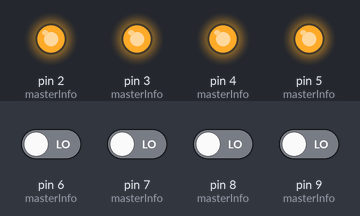
Bench run of a sketch on a simulated Arduino Uno, built with avr-gcc and run on an emulated ATmega328P. On the bench: output pins drawn as LEDs (lit = HIGH). The inputs (shaded band) are chosen by the test bench; at power-on: pin 6 (masterInfo), pin 7 (masterInfo), pin 8 (masterInfo), pin 9 (masterInfo) LOW.

Above: at 1.2 s.
1.3 s: pin 6 (masterInfo) driven HIGH
At 2.4 s:
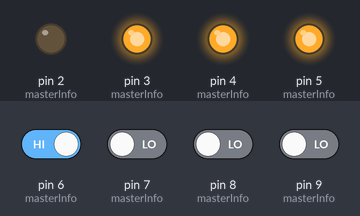
2.8 s: pin 7 (masterInfo) driven HIGH
At 4.0 s:
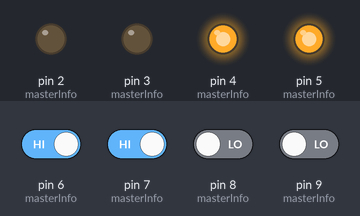
4.3 s: pin 8 (masterInfo) driven HIGH
At 4.6 s:
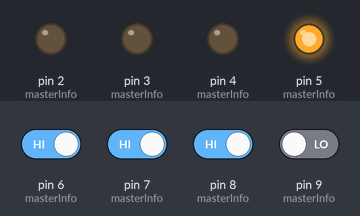
5.8 s: pin 9 (masterInfo) driven HIGH
At 6.9 s:
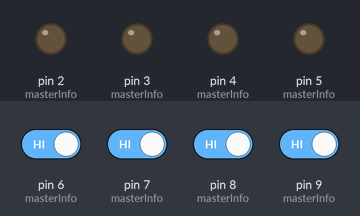
7.3 s: pin 6 (masterInfo) driven LOW
At 8.5 s:
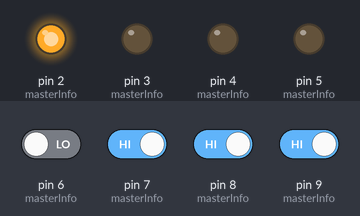
8.8 s: pin 7 (masterInfo) driven LOW
At 10.3 s:
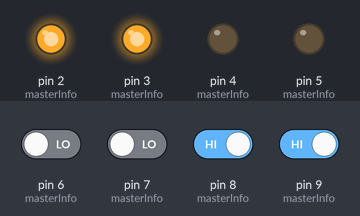
Timing chart, 0 to 11.3 s (numbered marks = the images above; inputs shaded):
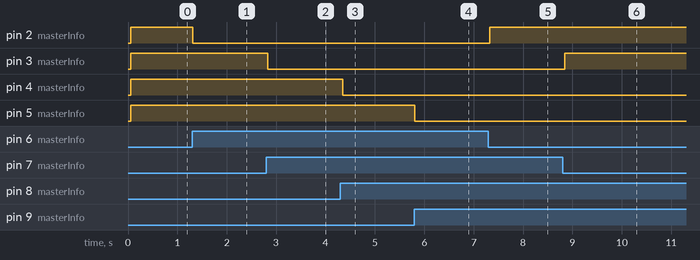

Measured:
- after the input at 1.3 s, pin 2 (masterInfo): HIGH → LOW at once
- after the input at 2.8 s, pin 3 (masterInfo): HIGH → LOW at once
- after the input at 4.3 s, pin 4 (masterInfo): HIGH → LOW after 0.05 s
- after the input at 5.8 s, pin 5 (masterInfo): HIGH → LOW at once
- after the input at 7.3 s, pin 2 (masterInfo): LOW → HIGH at once
- after the input at 8.8 s, pin 3 (masterInfo): LOW → HIGH at once

The sketch:

arduinoControl.ino
```cpp
int numberOfOutputs=4;
//String receivedString = "op1:0-op2:0-op3:1-op4:0-op5:1";
bool logging = 0;
bool inversion = 1;// for inversting the output states(it will be useful if relay module has ground trigger.)
typedef struct{
  int opPin;
  int ipSwitchPin;
  String uartKey;
  String uartValue;
  unsigned long uartTime;
  unsigned long switchTime;
  String priority;
  int manualState;

} krishna;

unsigned long curTime=millis();
//initializing masterInfo with default values(op1,op2,op3,op4)
krishna masterInfo[]={
  {2,6,"op1","1",curTime,curTime,"-",0},
  {3,7,"op2","1",curTime,curTime,"-",0},
  {4,8,"op3","1",curTime,curTime,"-",0},
  {5,9,"op4","1",curTime,curTime,"-",0}
  };

// unsigned long  uartTime=millis();
// unsigned long switchTime=millis();
// String priority_individual="manual";
unsigned long startTime;
String priority;
void setup()
{
Serial.begin(115200);
pinMode(masterInfo[0].opPin, OUTPUT);
pinMode(masterInfo[1].opPin, OUTPUT);
pinMode(masterInfo[2].opPin, OUTPUT);
pinMode(masterInfo[3].opPin, OUTPUT);
pinMode(masterInfo[0].ipSwitchPin, INPUT);
pinMode(masterInfo[1].ipSwitchPin, INPUT);
pinMode(masterInfo[2].ipSwitchPin, INPUT);
pinMode(masterInfo[3].ipSwitchPin, INPUT);
}

void loop()
{

SwitchControl();
delay(50);

}

bool opInversion(int state)
{
  if(inversion == 1)
  {
    return(!state);
  }
  else
  {
    return state;
  }
}

void opControl(int ipSwitchPin,int opPin,int i )
{
  if(digitalRead(ipSwitchPin) == LOW)
  {
    digitalWrite(opPin, opInversion(0));
  }
  else
  {
    digitalWrite(opPin, opInversion(1));
  }
}


String priorityGenerator(unsigned long uartTime, unsigned long switchTime,String priority,int opPin,int i,int ipSwitchPin)
{
  if(uartTime == switchTime)
  {
    masterInfo[i].manualState = digitalRead(ipSwitchPin);
    masterInfo[i].priority = "manual";
       logging && Serial.println("control for"+String(opPin)+" is "+ masterInfo[i].priority );
    return priority;
  }

  if(uartTime > switchTime)
  {
    //masterInfo[i].manualState = digitalRead(ipSwitchPin);
    masterInfo[i].priority = "uart";

    logging && Serial.println("control for"+String(opPin)+" is "+ masterInfo[i].priority );
    return priority;
  }

  if(uartTime < switchTime)
  {
    //masterInfo[i].manualState = digitalRead(ipSwitchPin);
    masterInfo[i].priority = "manual";
    logging && Serial.println("control for"+String(opPin)+" is "+ masterInfo[i].priority );
    return priority;
  }

}

void uartParserUpdater(String receivedString)
{
  for(int i=0;i<numberOfOutputs;i++)
  {
    int pos = int(receivedString.indexOf(masterInfo[i].uartKey))+4;
    String state = receivedString.substring(pos,pos+1);
    if(state!=masterInfo[i].uartValue)//if there is any change in the UART value then timestamp will be changed.
    {
      masterInfo[i].uartTime = millis();
      masterInfo[i].uartValue = state;
    }
    else
    {
      logging && Serial.println("No change in the UART Value of"+masterInfo[i].uartKey);
    }

  }

}

void manualSwitchTimeUpdater(int ipSwitchPin, int i)
{

if(masterInfo[i].manualState!=digitalRead(ipSwitchPin))//if previous state != cur state, switch time will be updated and manual state will be updated to latest value.
{
  masterInfo[i].switchTime = millis();
 logging &&  Serial.println("Change detected in the Switch Value of Pin:"+String(ipSwitchPin));
  logging && Serial.println(masterInfo[i].switchTime);
  masterInfo[i].manualState=digitalRead(ipSwitchPin);//updating manual state to current one.
  //currentOP_States();
}
else
{
logging && Serial.println("No change in the Switch Value of Pin:"+String(ipSwitchPin));
}
}
void SwitchControl()
{

  for(int i=0;i<numberOfOutputs;i++)
  {
    manualSwitchTimeUpdater(masterInfo[i].ipSwitchPin, i);//updates if there is any change in the manual switch.
    if(Serial.available())
    {

      String data = Serial.readString();
      //Serial.println(data);
      uartParserUpdater(data);

      //delay(6000);
    }
//     else
//     {
// currentOP_States();
//     }

    priority = priorityGenerator(masterInfo[i].uartTime,masterInfo[i].switchTime,masterInfo[i].priority,masterInfo[i].opPin,i,masterInfo[i].ipSwitchPin);
    if(priority=="manual")
    {
      opControl(masterInfo[i].ipSwitchPin,masterInfo[i].opPin,i);
    }

    if(priority=="uart")
    {
      //Serial.println("hi");
      if(masterInfo[i].uartValue=="1")
      {
      digitalWrite(masterInfo[i].opPin,opInversion(1));
      }
      if(masterInfo[i].uartValue=="0")
      {
      digitalWrite(masterInfo[i].opPin,opInversion(0));
      }
      //opControl(masterInfo[i].ipSwitchPin,masterInfo[i].opPin,i);
    }

}
//currentOP_States();
}


void currentOP_States()
{

//digitalRead(masterInfo[0].opPin);
//digitalRead(masterInfo[1].opPin);
//digitalRead(masterInfo[2].opPin);
//digitalRead(masterInfo[3].opPin);
// for(int i=0;i<4;i++)
// {
// Serial.println("Current Value of Pin: "+String(masterInfo[i].opPin)+" is "+String(digitalRead(masterInfo[i].opPin)));

//Serial.print("Lohit Siva Sai Varma Chinta ");
Serial.print(String(digitalRead(masterInfo[0].opPin))+"-"+String(digitalRead(masterInfo[1].opPin)));
// }


}
```
